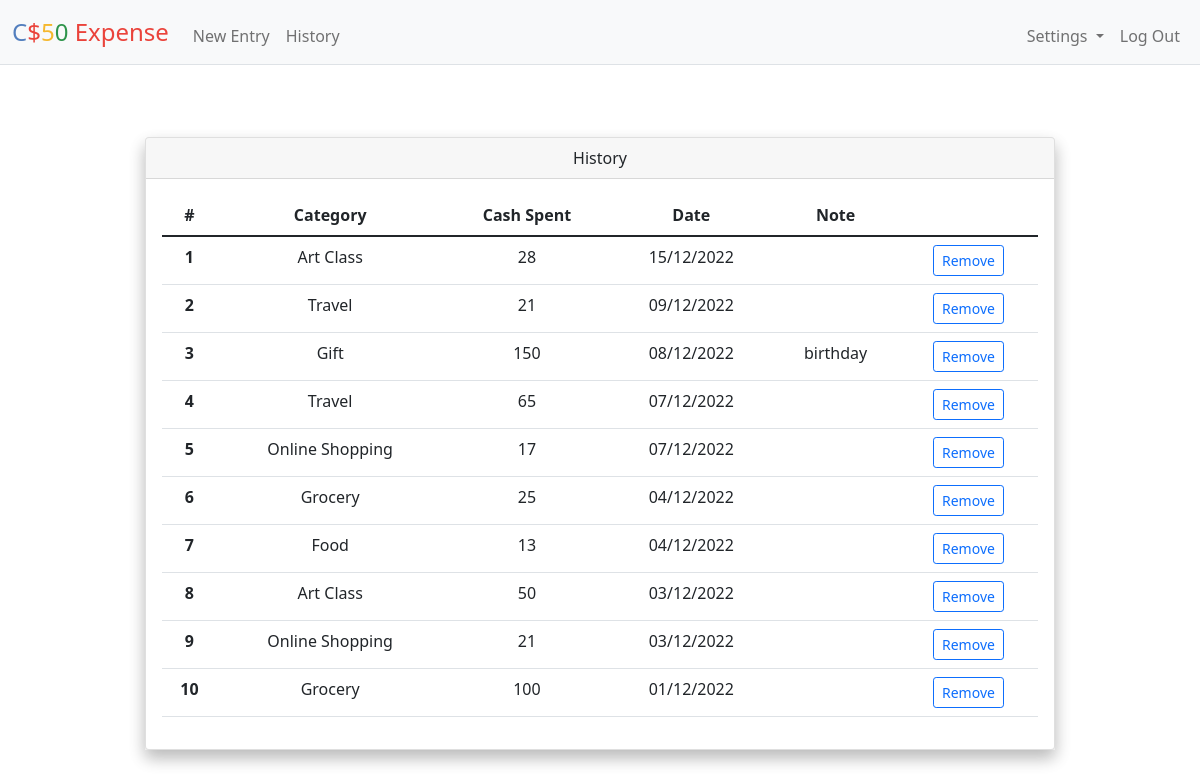
Screenshot of /history (signed in) with the database file from the repository.
### tables this page shows
CREATE TABLE entries (
    id INTEGER PRIMARY KEY AUTOINCREMENT NOT NULL,
    amount NUMERIC NOT NULL,
    description TEXT,
    year NUMRIC NOT NULL,
    month NUMRIC NOT NULL,
    day NUMRIC NOT NULL,
    user_id INTEGER NOT NULL,
    category_id INTEGER NOT NULL,
    FOREIGN KEY (user_id) REFERENCES users (id)
);

CREATE TABLE categories (
    id INTEGER PRIMARY KEY AUTOINCREMENT NOT NULL,
    category TEXT NOT NULL,
    user_id INTEGER NOT NULL,
    FOREIGN KEY (user_id) REFERENCES users (id)
);

### app.py (the view)
@app.route("/history", methods=["GET", "POST"])
@login_required
def history():
    if request.method == "POST":
        if 'remove_button' in request.form:
            id = request.form['remove_button']
            db_id = db.execute("SELECT * FROM entries WHERE user_id=? AND id=?", session["user_id"], id)
            if len(db_id) == 0:
                return apology("item doesn't exist", 400)
            db.execute("DELETE FROM entries WHERE id=?", id)
            flash('Item successfully removed')
            return redirect("/history")
        else:
            return apology("illegal entry", 400)
    else:
        history = db.execute(""" SELECT amount, description, year, month, day, entries.id, categories.category
                    FROM entries LEFT JOIN categories ON category_id = categories.id
                    WHERE entries.user_id=?""", session["user_id"])
        try:
            history = pd.DataFrame.from_dict(history)
            history["date"] = history["year"].astype(str) + "-" + history["month"].astype(str) + "-" + history["day"].astype(str)
            history["date"] = pd.to_datetime(history["date"])
            history["date"] = history["date"].dt.strftime('%d/%m/%Y')
            history = history.drop(columns=['year', 'month', 'day']).sort_values(['date', 'amount'], ascending=False)
            history.category.fillna(value=place_holder, inplace=True)
        except:
            history = pd.DataFrame.from_dict(history)
        history = history.to_dict('records')
        return render_template("history.html", history=history)

### app.py (called while the page is built)
@app.after_request
def after_request(response):
    response.headers["Cache-Control"] = "no-cache, no-store, must-revalidate"
    response.headers["Expires"] = 0
    response.headers["Pragma"] = "no-cache"
    return response

### helpers.py (called while the page is built)
def login_required(f):
    @wraps(f)
    def decorated_function(*args, **kwargs):
        if session.get("user_id") is None:
            return redirect("/login")
        return f(*args, **kwargs)
    return decorated_function

### templates/history.html (shortened to what this page needs)
{% extends "layout.html" %}
{% block main %}
  <div class="container-sm px-4 mt-4">
    <div class="col-xl-10 offset-lg-1 shadow">
      <div class="card mb-3 shadow">
        <div class="card-header">History</div>
        <div class="card-body">
          <table class="table">
            <thead>
              <tr>
                <th scope="row">#</th>
                <th scope="col">Category</th>
                <th scope="col">Cash Spent</th>
                <th scope="col">Date</th>
                <th scope="col">Note</th>
              </tr>
            </thead>
            <tbody>
              <form action="/history" method="POST">
              {% for item in history %}
                  <tr>
                    <th>{{loop.index}}</th>
                    <td>{{item.category|e}}</td>
                    <td>{{item.amount|e}}</td>
                    <td>{{item.date|e}}</td>
                    <td>{{item.description|e}}</td>
                    <td>
                      <button type="button" class="btn btn-outline-primary btn-sm" data-bs-toggle="modal" data-bs-target="#refid{{item.id|e}}">Remove</button>
                    </td>
                  </tr>
                {% endfor %}
              </form>
            </tbody>
          </table>
        </div>
      </div>
    </div>
  </div>
{% endblock %}

### templates/layout.html (shortened to what this page needs)
<!DOCTYPE html>
<html lang="en">
  <head>
    <link href="https://cdn.jsdelivr.net/npm/bootstrap@5.1.3/dist/css/bootstrap.min.css" rel="stylesheet">
    <link href="/static/styles.css" rel="stylesheet">
  </head>
  <body>
    <nav class="bg-light navbar navbar-expand-md navbar-light border-bottom">
      <div class="container-fluid">
        <a class="navbar-brand" href="/"><span class="blue">C</span><span class="red">$</span><span class="yellow">5</span><span class="green">0</span> <span class="red">Expense</span></a>
        <div class="collapse navbar-collapse" id="navbar">
          {% if session["user_id"] %}
            <ul class="navbar-nav me-auto mt-2">
              <li class="nav-item"><a class="nav-link" href="/entry">New Entry</a></li>
              <li class="nav-item"><a class="nav-link" href="/history">History</a></li>
            </ul>
            <ul class="navbar-nav ms-auto mt-2">
              <li class="nav-item dropdown">
                <a class="nav-link dropdown-toggle" href="#" role="button" data-bs-toggle="dropdown" aria-expanded="false">
                  Settings
                </a>
              </li>
              <li class="nav-item"><a class="nav-link" href="/logout">Log Out</a></li>
            </ul>
          {% else %}
            <ul class="navbar-nav ms-auto mt-2">
              <li class="nav-item"><a class="nav-link" href="/register">Register</a></li>
              <li class="nav-item"><a class="nav-link" href="/login">Log In</a></li>
            </ul>
          {% endif %}
        </div>
      </div>
    </nav>
    <main class="container-fluid py-5 text-center">
      {% block main %}{% endblock %}
    </main>
  </body>
</html>

### static/styles.css (style rules this page uses)
nav .navbar-brand { font-size: x-large; }
nav .navbar-brand .blue { color: #537fbe; }
nav .navbar-brand .red { color: #ea433b; }
nav .navbar-brand .yellow { color: #f5b82e; }
nav .navbar-brand .green { color: #2e944b; }

### rows the page displays
entries: category "Art Class", amount "28", date "15/12/2022"
entries: category "Travel", amount "21", date "09/12/2022"
entries: category "Gift", amount "150", date "08/12/2022", description "birthday"
entries: category "Travel", amount "65", date "07/12/2022"
entries: category "Online Shopping", amount "17", date "07/12/2022"
entries: category "Grocery", amount "25", date "04/12/2022"
entries: category "Food", amount "13", date "04/12/2022"
entries: category "Art Class", amount "50", date "03/12/2022"
entries: category "Online Shopping", amount "21", date "03/12/2022"
entries: category "Grocery", amount "100", date "01/12/2022"
